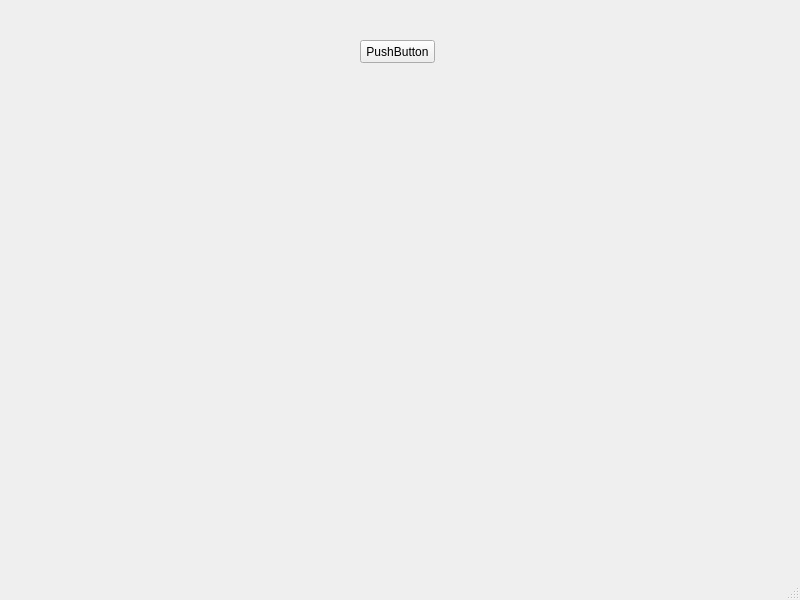
<?xml version="1.0" encoding="UTF-8"?>
<ui version="4.0">
 <class>MainWindow</class>
 <widget class="QMainWindow" name="MainWindow">
  <property name="geometry">
   <rect>
    <x>0</x>
    <y>0</y>
    <width>800</width>
    <height>600</height>
   </rect>
  </property>
  <property name="windowTitle">
   <string>MainWindow</string>
  </property>
  <widget class="QWidget" name="centralwidget">
   <widget class="QPushButton" name="pushButton">
    <property name="geometry">
     <rect>
      <x>360</x>
      <y>40</y>
      <width>75</width>
      <height>23</height>
     </rect>
    </property>
    <property name="text">
     <string>PushButton</string>
    </property>
   </widget>
   <widget class="QWidget" name="widget" native="true">
    <property name="geometry">
     <rect>
      <x>180</x>
      <y>120</y>
      <width>531</width>
      <height>361</height>
     </rect>
    </property>
   </widget>
   <widget class="QWidget" name="MenuWidget" native="true">
    <property name="geometry">
     <rect>
      <x>10</x>
      <y>0</y>
      <width>781</width>
      <height>31</height>
     </rect>
    </property>
   </widget>
  </widget>
  <widget class="QMenuBar" name="menubar">
   <property name="geometry">
    <rect>
     <x>0</x>
     <y>0</y>
     <width>800</width>
     <height>21</height>
    </rect>
   </property>
  </widget>
  <widget class="QStatusBar" name="statusbar"/>
 </widget>
 <resources/>
 <connections/>
</ui>
